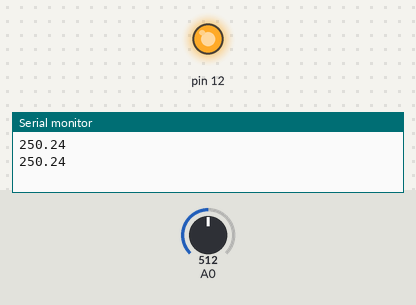
Recording of a sketch running on a simulated Arduino Uno, built with avr-gcc and run on an emulated ATmega328P. Parts: output pins drawn as LEDs (lit = HIGH), the last lines printed to the serial monitor. The inputs (shaded band) are chosen by the test bench; at power-on: A0 = 512.

Above: at 2.8 s.
2.9 s: A0 set to 65
5.6 s: A0 set to 55
At 6.3 s:
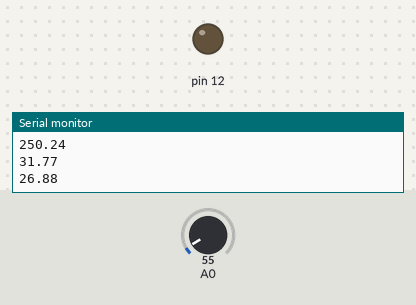
8.3 s: A0 set to 122
At 10.6 s:
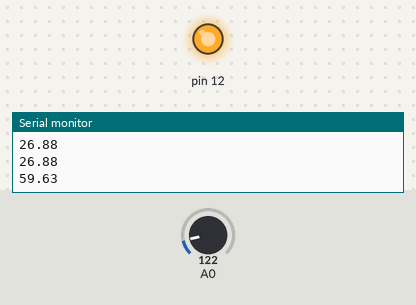
11.5 s: A0 set to 20
At 13.3 s:
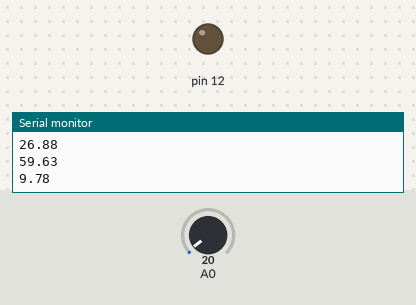
Timing chart, 0 to 14.8 s (numbered marks = the images above; inputs shaded):
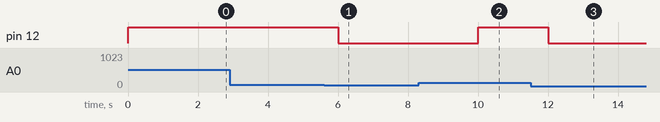

The sketch:

Analog_Read_condition.ino
```cpp
void setup() {
  pinMode(A0, INPUT);
  pinMode(12, OUTPUT);
  Serial.begin(9600);

}

void loop() {
  int temperature = analogRead(A0);
  float temperature_Celsius = temperature * 0.48875;
  Serial.println(temperature_Celsius);
  if (temperature_Celsius > 30){
    digitalWrite(12, HIGH);
  }
  else{
    digitalWrite(12, LOW);
  }
  delay(2000);
}
```

Measured:
- the behaviour switches between 62 and 61 on A0 (found by bisection; images 0 and 1)
- after the input at 5.6 s, pin 12: HIGH → LOW after 0.40 s
- after the input at 8.3 s, pin 12: LOW → HIGH after 1.7 s
- after the input at 11.5 s, pin 12: HIGH → LOW after 0.50 s
